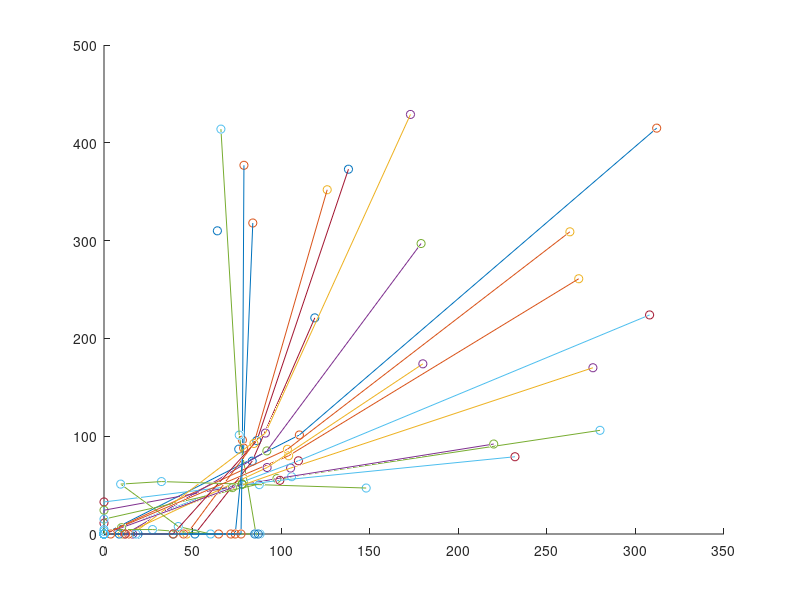

Write the MATLAB code that produced this figure.
%UNIVERSIDAD DISTRITAL FRANCISCO JOSE DE CALDAS
%CIBERNETICA CUALITATIVA 3
%JUAN PABLO MORENO RICO - 20111020059

%OPTIMIZACION POR ENJAMBRE DE PARTICULAS CON RESTRICCIONES
clear

%% Paso 1: poblacion inicial
maxx = 325;
maxy = 433;
maxz = 500;
x(:,1) = randi(maxx,20,1);
y(:,1) = randi(maxy,20,1);
z(:,1) = randi(maxz,20,1);

%% Parametros
a = 150;
alpha = 2;
b = 10;
c = 0.5;
c1 = 1;
c2 = 1;
C = c^alpha;
ncmax = 0.9;
ncmin = 0.4;
imax = 100;
%% Paso 2: evaluar la funcion para la poblacion inicial
f(:,1) = 10*x + 9*y + 8*z;
g1 = 4*x + 3*y + 2*z - 1300;
g2 = 3*x + 2*y + 2*z - 1000;
F = zeros(20,1);
% inicializar la velocidad de las particulas en cero
v = zeros(20, 3);
dv(1) = std(f(:,1));
for i=2:imax
%i=2;
%while (dv > 100)
    %% Paso con restricciones
    q1 = max(0, g1);
    q2 = max(0, g2);
    p1 = a*(1-1./(exp(q1))) + b;
    p2 = a*(1-1./(exp(q2))) + b;
    
    h1 = q1;
    h1(h1>1)=2;
    h1(h1<=1)=1;
    h2 = q2;
    h2(h2>1)=2;
    h2(h2<=1)=1;
    
    C = (c*i)^alpha;
    H = p1.*(q1.^h1) + p2.*(q2.^h2);
    F(:,i-1) = f(:,i-1) - C*H;
    
    %% Paso 4: Hallar el mejor personal por particula
    [max_val, max_pos] = max(F, [], 2);
    pos = sub2ind(size(f), (1:size(f))', max_pos);
    pbest = [x(pos) y(pos) z(pos)];
    % Hallar el mejor global
    max_max = find(F==max(max_val),1);
    gbest = [x(max_max) y(max_max) z(max_max)];
   
    %% Paso 5
    r1 = rand();
    r2 = rand();
    nc = ncmax - (ncmax-ncmin)*i/imax;
    % Calcular las velocidades de cada particula
    par = [x(:,i-1) y(:,i-1) z(:,i-1)];
    v = nc*v + c1*r1*(pbest - par) + c2*r2*(bsxfun(@minus, gbest, par));

    %% Paso 6: Hallar las nuevas posiciones de las particulas
    x(:, i) = x(:, i-1) + v(:,1); 
    y(:, i) = y(:, i-1) + v(:,2); 
    z(:, i) = z(:, i-1) + v(:,3);
    
    % conservando los limites
    x(:, i) = min(max(0, x(:, i)), maxx);
    y(:, i) = min(max(0, y(:, i)), maxy);
    z(:, i) = min(max(0, z(:, i)), maxz);
    % Evaluar la funcion con los nuevos valores
    f(:,i) = 10*x(:,i) + 9*y(:,i) + 8*z(:,i);
    g1 = 4*x(:,i) + 3*y(:,i) + 2*z(:,i) - 1300;
    g2 = 3*x(:,i) + 2*y(:,i) + 2*z(:,i) - 1000;

    %% Paso 7: Revisar convergencia o numero de iteraciones
    dv(i) = std(f(:,i));
    %i = i+1;
end
%scatter3(x(:,i-1), y(:,i-1), z(:,i-1))
figure
hold on
scatter3(x(1,:), y(1,:), z(1,:))
scatter3(x(2,:), y(2,:), z(2,:))
scatter3(x(3,:), y(3,:), z(3,:))
scatter3(x(4,:), y(4,:), z(4,:))
scatter3(x(5,:), y(5,:), z(5,:))
scatter3(x(6,:), y(6,:), z(6,:))
scatter3(x(7,:), y(7,:), z(7,:))
scatter3(x(8,:), y(8,:), z(8,:))
scatter3(x(9,:), y(9,:), z(9,:))
scatter3(x(10,:), y(10,:), z(10,:))
scatter3(x(11,:), y(11,:), z(11,:))
scatter3(x(12,:), y(12,:), z(12,:))
scatter3(x(13,:), y(13,:), z(13,:))
scatter3(x(14,:), y(14,:), z(14,:))
scatter3(x(15,:), y(15,:), z(15,:))
scatter3(x(16,:), y(16,:), z(16,:))
scatter3(x(17,:), y(17,:), z(17,:))
scatter3(x(18,:), y(18,:), z(18,:))
scatter3(x(19,:), y(19,:), z(19,:))
scatter3(x(20,:), y(20,:), z(20,:))
%-----
	
plot3(x(2,:), y(2,:), z(2,:))
plot3(x(3,:), y(3,:), z(3,:))
plot3(x(4,:), y(4,:), z(4,:))
plot3(x(5,:), y(5,:), z(5,:))
plot3(x(6,:), y(6,:), z(6,:))
plot3(x(7,:), y(7,:), z(7,:))
plot3(x(8,:), y(8,:), z(8,:))
plot3(x(9,:), y(9,:), z(9,:))
plot3(x(10,:), y(10,:), z(10,:))
plot3(x(11,:), y(11,:), z(11,:))
plot3(x(12,:), y(12,:), z(12,:))
plot3(x(13,:), y(13,:), z(13,:))
plot3(x(14,:), y(14,:), z(14,:))
plot3(x(15,:), y(15,:), z(15,:))
plot3(x(16,:), y(16,:), z(16,:))
plot3(x(17,:), y(17,:), z(17,:))
plot3(x(18,:), y(18,:), z(18,:))
plot3(x(19,:), y(19,:), z(19,:))
plot3(x(20,:), y(20,:), z(20,:))